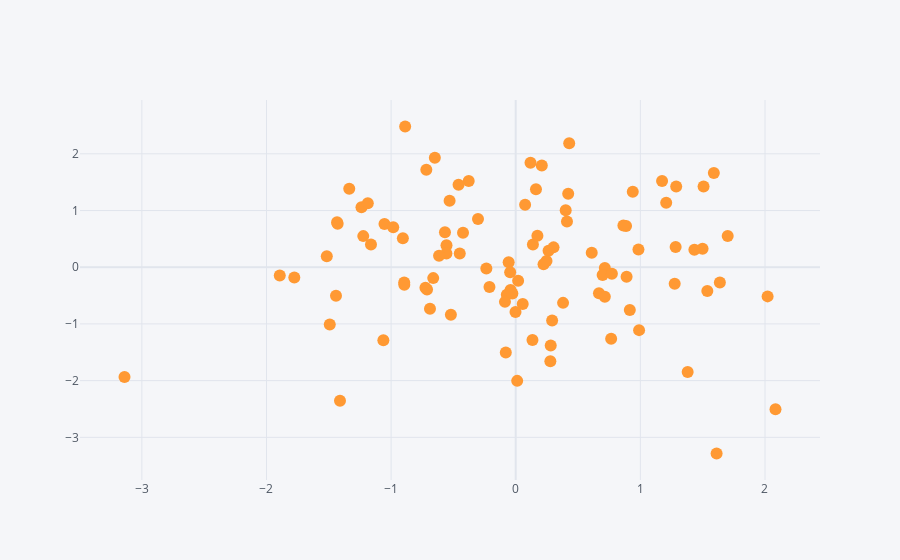

Source (notebook cell):
### Markdown cell above
#### Scatter Plot

### Code cell
df.iplot(kind = "scatter", x = "A", y = "B", mode = "markers" )
